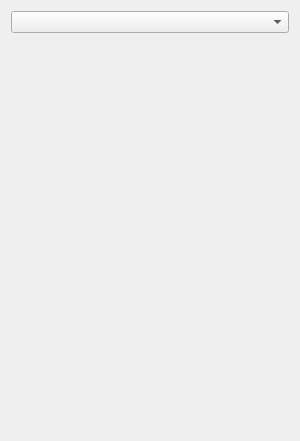
<?xml version="1.0" encoding="UTF-8"?>
<ui version="4.0">
 <class>ParametersPanel</class>
 <widget class="QWidget" name="ParametersPanel">
  <property name="geometry">
   <rect>
    <x>0</x>
    <y>0</y>
    <width>300</width>
    <height>441</height>
   </rect>
  </property>
  <property name="sizePolicy">
   <sizepolicy hsizetype="Preferred" vsizetype="Preferred">
    <horstretch>0</horstretch>
    <verstretch>0</verstretch>
   </sizepolicy>
  </property>
  <property name="minimumSize">
   <size>
    <width>300</width>
    <height>10</height>
   </size>
  </property>
  <property name="windowTitle">
   <string>Title</string>
  </property>
  <layout class="QVBoxLayout" name="verticalLayout">
   <item>
    <layout class="QHBoxLayout" name="horizontalLayout">
     <item>
      <widget class="QComboBox" name="CB_approachSelection"/>
     </item>
    </layout>
   </item>
   <item>
    <widget class="QScrollArea" name="parametersScrollArea">
     <property name="sizePolicy">
      <sizepolicy hsizetype="Expanding" vsizetype="MinimumExpanding">
       <horstretch>0</horstretch>
       <verstretch>0</verstretch>
      </sizepolicy>
     </property>
     <property name="frameShape">
      <enum>QFrame::NoFrame</enum>
     </property>
     <property name="frameShadow">
      <enum>QFrame::Plain</enum>
     </property>
     <property name="lineWidth">
      <number>0</number>
     </property>
     <property name="sizeAdjustPolicy">
      <enum>QAbstractScrollArea::AdjustToContents</enum>
     </property>
     <property name="widgetResizable">
      <bool>true</bool>
     </property>
     <widget class="QWidget" name="scrollAreaContainer">
      <property name="geometry">
       <rect>
        <x>0</x>
        <y>0</y>
        <width>282</width>
        <height>391</height>
       </rect>
      </property>
     </widget>
    </widget>
   </item>
  </layout>
 </widget>
 <resources/>
 <connections/>
</ui>
